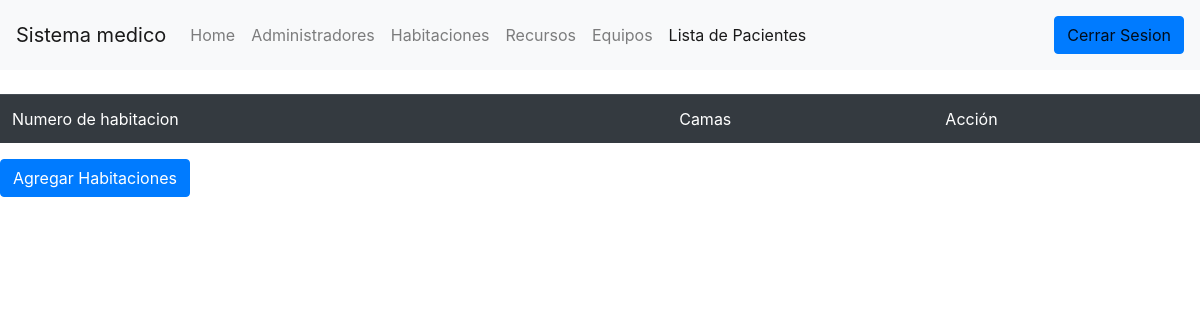
Before: /Modulo_Admin/Habitaciones/lista.php with the older database file.
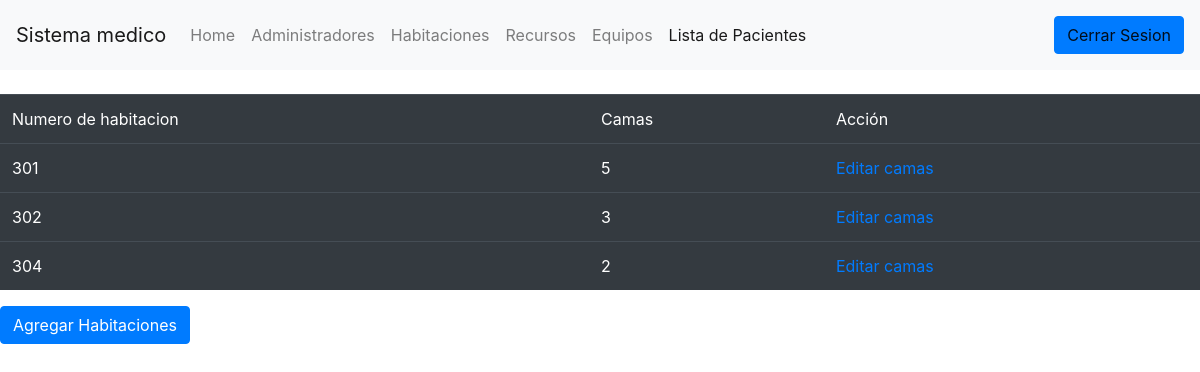
After: the same page with the newer database file.
### tables this page shows
CREATE TABLE `habitacion` (
  `codigo` int(11) NOT NULL,
  `numero_cama` int(11) DEFAULT NULL
);

### Modulo_Admin/Habitaciones/lista.php (the view, shortened to what this page needs)
<?php
             $con=mysqli_connect(HOST_DB,USUARIO_DB,USUARIO_PASS,NOMBRE_DB);
?>
<!DOCTYPE html>
<html lang="en">
<head>
  <link rel="stylesheet" href="https://maxcdn.bootstrapcdn.com/bootstrap/4.5.0/css/bootstrap.min.css">
</head>
<body>
 <nav class="navbar navbar-expand-lg navbar-light bg-light">
  <a class="navbar-brand" href="#">Sistema medico</a>
  <div class="collapse navbar-collapse" id="navbarText">
    <ul class="navbar-nav mr-auto">
      <li class="nav-item">
        <a class="nav-link" href="../inicioadmin.php">Home<span class="sr-only">(current)</span></a>
      </li>
      <li class="nav-item">
        <a class="nav-link" href="../Administradores/lista.php">Administradores<span class="sr-only">(current)</span></a>
      </li>
      <li class="nav-item">
        <a class="nav-link" href="../Habitaciones/lista.php">Habitaciones</a>
      </li>
      <li class="nav-item">
        <a class="nav-link" href="../Recursos/lista.php">Recursos</a>
      </li>
      <li class="nav-item">
        <a class="nav-link" href="../Equipos/lista.php">Equipos</a>
      </li>
      <li class="nav-item active">
        <a class="nav-link" href="../Pacientes/lista.php">Lista de Pacientes</a>
      </li>
    </ul>
    <span class="navbar-text">
      <a class="btn btn-primary" href="cerrar.php">Cerrar Sesion</a>
    </span>
  </div>
</nav>
  <br>
  <div class="contenedor">
        <table class="table table-dark">
            <tr class="head">
                <td>Numero de habitacion</td>
                <td>Camas</td>
                <td colspan="2">Acción</td>
            </tr>
        <?php
            $sql = "SELECT * from habitacion";
            $resultado = mysqli_query($con,$sql);
            while($fila = mysqli_fetch_array($resultado)) {
         ?>
           <tr>
           <td><?php echo $fila['codigo']?></td>
           <td><?php echo $fila['numero_cama']?></td>
          <td><a href="Camas/lista.php?codigo=<?php echo $fila['codigo']; ?>"  class="btn-update" >Editar camas</a></td>
       </tr>
    <?php
   }
    ?>
        </table>
<a class="btn btn-primary" href="nuevo.php" role="button">Agregar Habitaciones</a>
        </div>
    </body>
</html>

### Modulo_Admin/Habitaciones/lista.php (style rules this page uses)
body { background:url(https://encrypted-tbn0.gstatic.com/images?q=tbn%3AANd9GcTKW1ip1s-T9tW2R4-X5mD49OTbr9oNg28uJg2Iy-sc4XgDdMli&usqp=CAU) ; background-repeat: no-repeat, repeat; background-size: 1600px; }

Changed rows visible on the page:
added habitacion: codigo "301", numero_cama "5"
added habitacion: codigo "302", numero_cama "3"
added habitacion: codigo "304", numero_cama "2"
